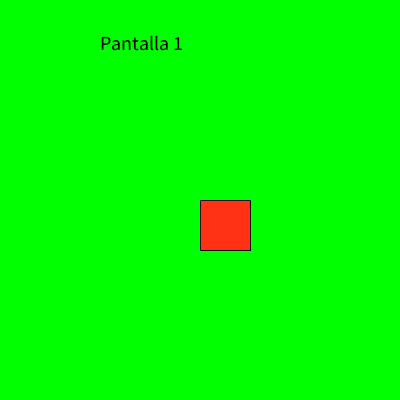
Frame 1 (no input)
Frame 60 (the mouse pressed at the canvas centre just before this capture): identical to frame 1, image omitted
Frame 120 (the mouse held since frame 60 and released just before this capture): identical to frame 1, image omitted

The Processing sketch that drew this single still picture (run headless with seeded random() and noise(); from frame 60 on, the mouse is pressed at the canvas centre):

// Processing sketch: condicional_3_pantallas
// ── condicional_3_pantallas.pde
int posX = 200;
int pantalla = 1;

void setup(){
  size(400, 400);
  textSize(20);
}

void draw(){
  if(pantalla == 1){
    background(0, 255, 0);
    fill(255,50,20);
    rect(200,200,50,50);
    fill(0);
    text("Pantalla 1", 100, 50);
  }else if(pantalla == 2){
    background(255, 0, 0);
    fill(0);
    text("Pantalla 2", 100, 50);
  }else if(pantalla == 3){
    background(0, 0, 255);
    fill(0);
    text("Pantalla 3", 100, 50);
  }
}

void mouseClicked(){
  pantalla = pantalla + 1;
}
